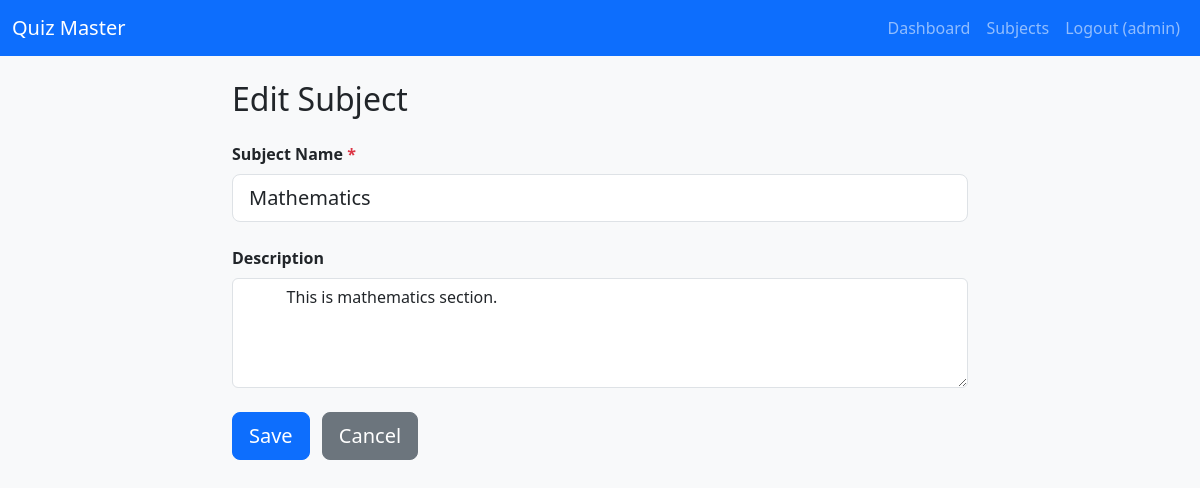
The page /admin/subject/edit/1 (signed in) on the database its author committed.
### models.py (models this page shows, shortened)
class User(db.Model, UserMixin):
    __tablename__ = 'users'
    id = db.Column(db.Integer, primary_key=True)
    username = db.Column(db.String(80), unique=True, nullable=False)
    email = db.Column(db.String(120), unique=True, nullable=False)
    password_hash = db.Column(db.String(255), nullable=False)
    full_name = db.Column(db.String(100))
    qualification = db.Column(db.String(100))
    dob = db.Column(db.Date)
    role = db.Column(db.String(20), default='user')  # 'admin' or 'user'
    scores = db.relationship('Score', backref='user', lazy=True)

class Subject(db.Model):
    id = db.Column(db.Integer, primary_key=True)
    name = db.Column(db.String(100), unique=True, nullable=False)
    description = db.Column(db.Text)
    chapters = db.relationship('Chapter', backref='subject', lazy=True, cascade="all, delete-orphan")

### routes/admin.py (the view)
    def wrap(*args, **kwargs):
        if not current_user.is_authenticated or current_user.role != 'admin':
            flash('Admin access required', 'danger')
            return redirect(url_for('auth.login'))
        return f(*args, **kwargs)

### app.py (called while the page is built)
@login_manager.user_loader
def load_user(user_id):
    return User.query.get(int(user_id))

@app.context_processor
def utility_processor():
    def current_time():
        return datetime.now().date()  # or datetime.now() if you want time too
    return dict(current_time=current_time)

### routes/admin.py (called while the page is built, shortened)
def admin_required(f):
    def wrap(*args, **kwargs):
        if not current_user.is_authenticated or current_user.role != 'admin':
            flash('Admin access required', 'danger')
            return redirect(url_for('auth.login'))
        return f(*args, **kwargs)
    wrap.__name__ = f.__name__
    return wrap

@admin_bp.route('/subject/edit/<int:subject_id>', methods=['GET', 'POST'])
@login_required
@admin_required
def edit_subject(subject_id):
    subject = Subject.query.get_or_404(subject_id)
    return render_template('admin/subject_form.html', subject=subject)

### templates/admin/subject_form.html (shortened to what this page needs)
{% extends "base.html" %}
{% block content %}
<div class="row justify-content-center">
  <div class="col-lg-8">
    <h2 class="mb-4">
      {% if subject %}Edit Subject{% else %}Create New Subject{% endif %}
    </h2>
    <form method="POST">
      <div class="mb-4">
        <label for="name" class="form-label fw-bold">Subject Name <span class="text-danger">*</span></label>
        <input type="text" class="form-control form-control-lg" id="name" name="name"
               value="{{ subject.name if subject else '' }}" required autofocus>
      </div>
      <div class="mb-4">
        <label for="description" class="form-label fw-bold">Description</label>
        <textarea class="form-control" id="description" name="description" rows="4">
          {{ subject.description if subject else '' }}
        </textarea>
      </div>
      <button type="submit" class="btn btn-primary btn-lg">Save</button>
      <a href="{{ url_for('admin.subjects') }}" class="btn btn-secondary btn-lg ms-2">Cancel</a>
    </form>
  </div>
</div>
{% endblock %}

### templates/includes/navbar.html (shortened to what this page needs)
<nav class="navbar navbar-expand-lg navbar-dark bg-primary">
  <div class="container-fluid">
    <a class="navbar-brand" href="{{ url_for('main.index') }}">Quiz Master</a>
    <div class="collapse navbar-collapse" id="navbarNav">
      <ul class="navbar-nav ms-auto">
        {% if current_user.is_authenticated %}
          {% if current_user.role == 'admin' %}
            <li class="nav-item"><a class="nav-link" href="{{ url_for('admin.dashboard') }}">Dashboard</a></li>
            <li class="nav-item"><a class="nav-link" href="{{ url_for('admin.subjects') }}">Subjects</a></li>
          {% else %}
            <li class="nav-item"><a class="nav-link" href="{{ url_for('user.dashboard') }}">Home</a></li>
            <li class="nav-item"><a class="nav-link" href="{{ url_for('user.upcoming') }}">Quizzes</a></li>
            <li class="nav-item"><a class="nav-link" href="{{ url_for('user.scores') }}">Scores</a></li>
          {% endif %}
          <li class="nav-item"><a class="nav-link" href="{{ url_for('auth.logout') }}">Logout ({{ current_user.username }})</a></li>
        {% else %}
          <li class="nav-item"><a class="nav-link" href="{{ url_for('auth.login') }}">Login</a></li>
          <li class="nav-item"><a class="nav-link" href="{{ url_for('auth.register') }}">Register</a></li>
        {% endif %}
      </ul>
    </div>
  </div>
</nav>

### static/css/style.css (style rules this page uses)
body { font-family: 'Segoe UI', Tahoma, Geneva, Verdana, sans-serif; }

### rows shown on the page
User: username "admin"
Subject: name "Mathematics", description "This is mathematics section."
